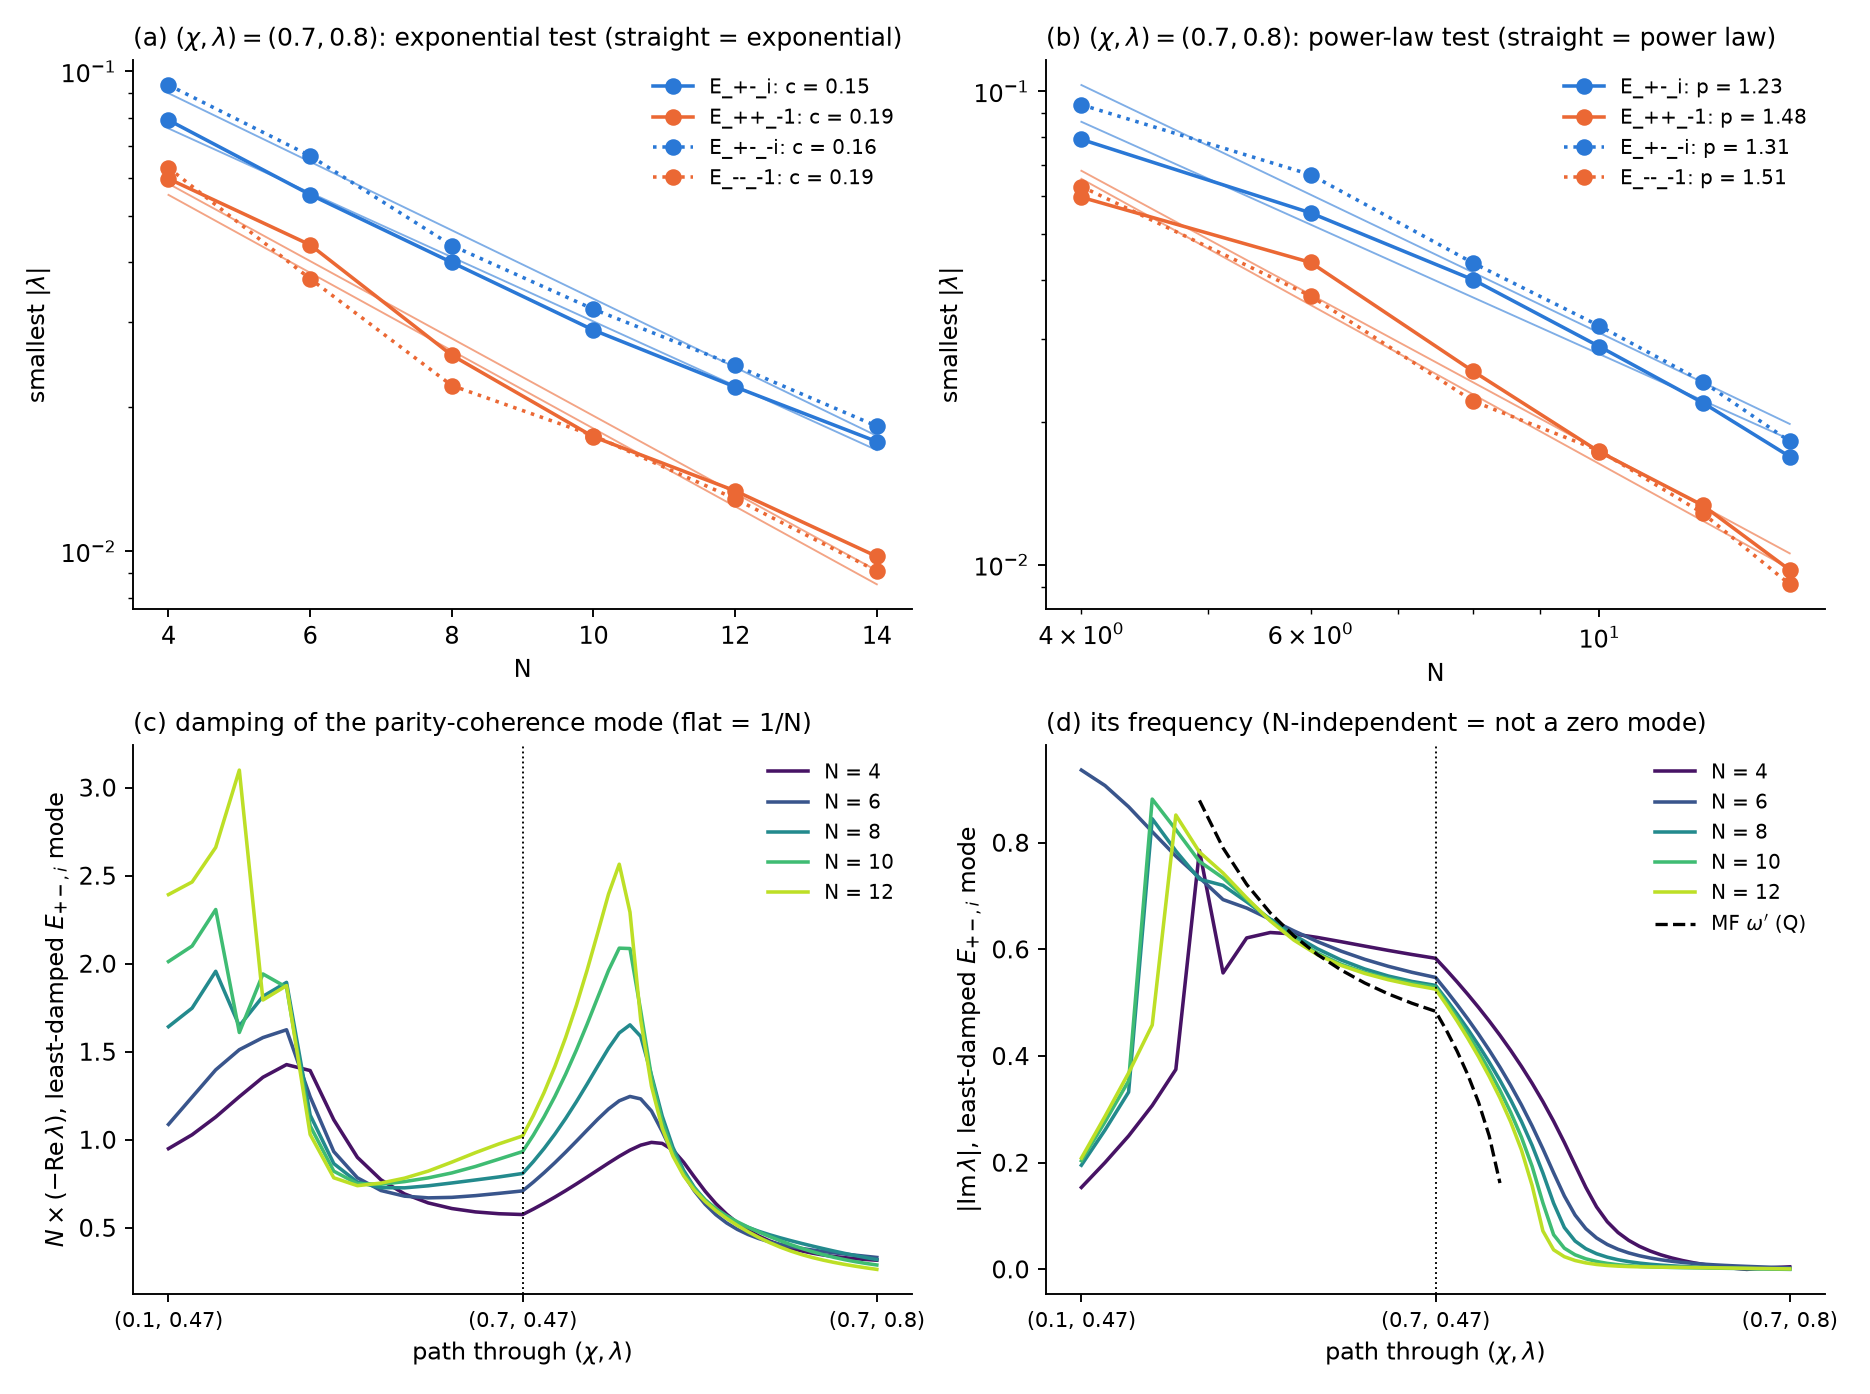

Python code for this plot:
#!/usr/bin/env python3
"""
scaling_lmg.py -- finite-size scaling of the slowest mode per sector, from the output folders
of sweep_traceless_lmg.py (data/*.npz).  Light: runs in seconds on a login node.

    python scaling_lmg.py Gap_Closure_LMG Gap_Closure_LMG_S
    python scaling_lmg.py Gap_Closure_LMG Gap_Closure_LMG_S --points 0.1,0.47 0.7,0.47 0.7,0.8

For each (chi, lam) point it prints the slowest eigenvalue (smallest |lambda|) of every sector
and N, and in the lobed phase fits ln|lambda| against N (exponential, rate c per spin) and
against ln N (power law, exponent p).  Local log-log slopes d ln|lambda| / d ln N are printed
too: constant for a power law, growing ~ -c N for an exponential.
Writes scaling_lmg.png:
  (a) |lambda| vs N at the deepest point, semi-log (exponential = straight line)
  (b) the same on log-log axes (power law = straight line)
  (c) N * (-Re lambda) of the least-damped E_+-_i mode (the one behind the -Re dip) along the
      path of the first folder; flat in N means its damping vanishes like 1/N
  (d) |Im lambda| of that mode, with the mean-field even/odd splitting w' in the Q phase
"""
import argparse
import glob
import os

import numpy as np
import matplotlib
matplotlib.use("Agg")
import matplotlib.pyplot as plt

try:
    import sweep_traceless_lmg as S          # for the mean-field lines; optional
except Exception:
    S = None


def load(dirs):
    rows = {}
    for d in dirs:
        for f in sorted(glob.glob(os.path.join(d, "data", "gap_*_N*.npz"))):
            z = np.load(f, allow_pickle=True)
            rows.setdefault((str(z["sector"]), int(z["N"])), []).append(dict(
                chi=z["chi_vals"], lam=z["lam_vals"], u=z["u_vals"], ev=z["all_evals"],
                path=np.asarray(z["path"], float), src=d,
                model=dict(wc=float(z["wc"]), wa=float(z["wa"]), kappa2=float(z["kappa2"]),
                           gamma=float(z["gamma"]))))
    if not rows:
        raise SystemExit("no data/*.npz found in " + ", ".join(dirs))
    return rows


def slowest(ev):
    e = ev[np.isfinite(ev)]
    return e[np.argmin(np.abs(e))] if e.size else np.nan


def least_damped(ev):
    e = ev[np.isfinite(ev)]
    return e[np.argmax(e.real)] if e.size else np.nan


def at_point(rows, sector, chi, lam, tol=2e-3):
    """{N: slowest eigenvalue} at (chi, lam), taken from the first folder that has the point."""
    out = {}
    for (s, N), recs in rows.items():
        if s != sector:
            continue
        for r in recs:
            d = np.hypot(r["chi"] - chi, r["lam"] - lam)
            i = int(np.argmin(d))
            if d[i] < tol:
                out[N] = slowest(r["ev"][i])
                break
    return dict(sorted(out.items()))


def fits(Ns, g):
    Ns, lg = np.asarray(Ns, float), np.log(np.asarray(g, float))
    pe, pp = np.polyfit(Ns, lg, 1), np.polyfit(np.log(Ns), lg, 1)
    rms = lambda p, x: float(np.sqrt(np.mean((np.polyval(p, x) - lg) ** 2)))
    return dict(c=-pe[0], rms_exp=rms(pe, Ns), p=-pp[0], rms_pow=rms(pp, np.log(Ns)),
                local=np.diff(lg) / np.diff(np.log(Ns)), pe=pe, pp=pp)


def main():
    ap = argparse.ArgumentParser(description=__doc__, formatter_class=argparse.RawDescriptionHelpFormatter)
    ap.add_argument("dirs", nargs="+")
    ap.add_argument("--points", nargs="+",
                    default=["0.1,0.47", "0.7,0.47", "0.7,0.65", "0.7,0.7", "0.7,0.75", "0.7,0.8"],
                    help="(chi, lam) points; the last one is used for panels (a, b)")
    ap.add_argument("--out", default="scaling_lmg.png")
    a = ap.parse_args()
    rows = load(a.dirs)
    model = next(iter(rows.values()))[0]["model"]
    sectors = [s for s in ("E_++_-1", "E_--_-1", "E_+-_i", "E_+-_-i", "E_++_1", "E_--_1")
               if any(k[0] == s for k in rows)]
    pts = [tuple(float(x) for x in p.split(",")) for p in a.points]
    phase = {}
    for chi, lam in pts:
        st = S.mf_phase(chi, lam, model) if S else None
        phase[(chi, lam)] = ("?" if st is None else "S" if st["S"] and not st["Q"] else
                             "Q|S" if st["S"] else "Q" if st["Q"] else "N")
        print(f"\n=== (chi, lam) = ({chi:g}, {lam:g})   mean-field phase: {phase[(chi, lam)]}")
        for s in sectors:
            d = at_point(rows, s, chi, lam)
            if not d:
                continue
            print(f"  {s:8s} " + "  ".join(f"N={N}: {abs(e):.3e} ({e.real:+.2e}{e.imag:+.2e}i)"
                                           for N, e in d.items()))
            if phase[(chi, lam)] == "S" and s in ("E_++_-1", "E_--_-1", "E_+-_i", "E_+-_-i") and len(d) >= 3:
                f = fits(list(d), [abs(e) for e in d.values()])
                print(f"           exp: c = {f['c']:.3f}/spin (rms {f['rms_exp']:.3f})   "
                      f"power: p = {f['p']:.2f} (rms {f['rms_pow']:.3f})   local slopes "
                      + " ".join(f"{x:+.2f}" for x in f["local"]))
        if phase[(chi, lam)] == "S":
            c, w = at_point(rows, "E_+-_i", chi, lam), at_point(rows, "E_++_-1", chi, lam)
            print("  ratio |E_+-_i| / |E_++_-1|: " + "  ".join(
                f"N={N}: {abs(c[N]) / abs(w[N]):.2f}" for N in c if N in w))

    # ---------------------------------------------------------------- figure
    BLUE, ORANGE, INK2 = "#2a78d6", "#eb6834", "#52514e"
    fig, ax = plt.subplots(2, 2, figsize=(11, 8.2))
    chi, lam = pts[-1]
    for s, col, ls in (("E_+-_i", BLUE, "-"), ("E_++_-1", ORANGE, "-"),
                       ("E_+-_-i", BLUE, ":"), ("E_--_-1", ORANGE, ":")):
        d = at_point(rows, s, chi, lam)
        if len(d) < 2:
            continue
        Ns, g = np.array(list(d), float), np.array([abs(e) for e in d.values()])
        f = fits(Ns, g)
        x = np.linspace(Ns.min(), Ns.max(), 100)
        ax[0, 0].semilogy(Ns, g, "o" + ls, color=col, label=f"{s}: c = {f['c']:.2f}")
        ax[0, 0].semilogy(x, np.exp(np.polyval(f["pe"], x)), color=col, lw=0.8, alpha=0.6)
        ax[0, 1].loglog(Ns, g, "o" + ls, color=col, label=f"{s}: p = {f['p']:.2f}")
        ax[0, 1].loglog(x, np.exp(np.polyval(f["pp"], np.log(x))), color=col, lw=0.8, alpha=0.6)
    for k, t in ((0, "exponential test (straight = exponential)"), (1, "power-law test (straight = power law)")):
        ax[0, k].set_xlabel("N")
        ax[0, k].set_ylabel(r"smallest $|\lambda|$")
        ax[0, k].set_title(rf"({'ab'[k]}) $(\chi,\lambda)=({chi:g},{lam:g})$: {t}", loc="left", fontsize=10.5)
        ax[0, k].legend(fontsize=8.5, frameon=False)
    first = [(N, r) for (s, N), recs in rows.items() if s == "E_+-_i" for r in recs if r["src"] == a.dirs[0]]
    cols = plt.cm.viridis(np.linspace(0.05, 0.9, max(1, len(first))))
    for (N, r), c in zip(sorted(first, key=lambda t: t[0]), cols):
        e = np.array([least_damped(v) for v in r["ev"]])
        ax[1, 0].plot(r["u"], -N * e.real, "-", color=c, lw=1.5, label=f"N = {N}")
        ax[1, 1].plot(r["u"], np.abs(e.imag), "-", color=c, lw=1.5, label=f"N = {N}")
    if first and S:
        r = first[0][1]
        wp = np.full(r["u"].shape, np.nan)
        for i, (c_, l_) in enumerate(zip(r["chi"], r["lam"])):
            q = S.mf_Q(c_, model)
            if q is not None and 2 * l_ * q[2] < abs(model["wc"]):
                wp[i] = np.sqrt(model["wc"] ** 2 - (2 * l_ * q[2]) ** 2)
        ax[1, 1].plot(r["u"], wp, "k--", lw=1.4, label=r"MF $\omega'$ (Q)")
        V = r["path"]
        for k in (0, 1):
            ax[1, k].set_xticks(np.arange(len(V)))
            ax[1, k].set_xticklabels([f"({c:g}, {l:g})" for c, l in V], fontsize=9)
            for xv in range(1, len(V) - 1):
                ax[1, k].axvline(xv, color="k", ls=":", lw=0.8)
    ax[1, 0].set_ylabel(r"$N\times(-\mathrm{Re}\,\lambda)$, least-damped $E_{+-,i}$ mode")
    ax[1, 0].set_title("(c) damping of the parity-coherence mode (flat = 1/N)", loc="left", fontsize=10.5)
    ax[1, 1].set_ylabel(r"$|\mathrm{Im}\,\lambda|$, least-damped $E_{+-,i}$ mode")
    ax[1, 1].set_title("(d) its frequency (N-independent = not a zero mode)", loc="left", fontsize=10.5)
    for k in (0, 1):
        ax[1, k].set_xlabel(r"path through $(\chi,\lambda)$")
        ax[1, k].legend(fontsize=8.5, frameon=False)
    for axx in ax.flat:
        for s_ in ("top", "right"):
            axx.spines[s_].set_visible(False)
    fig.tight_layout()
    fig.savefig(a.out, dpi=170)
    print("\nwrote", a.out)


if __name__ == "__main__":
    main()
